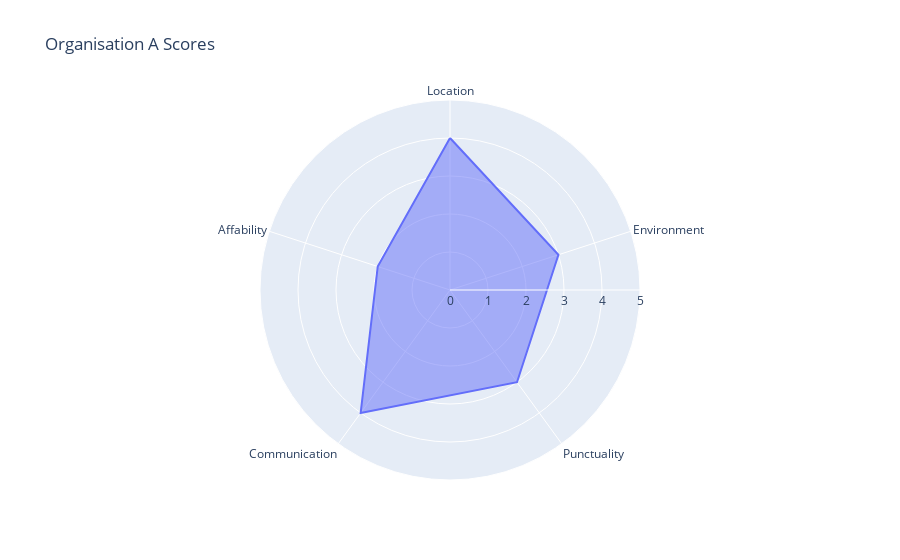

This figure's notebook cell:
### Markdown cell above
## Plotting the datasets for each company independently

### Code cell
# Plotting for org A
a = pd.DataFrame(dict(
    r=[4,3,3,4,2],
    theta=['Location','Environment','Punctuality','Communication','Affability']))
fig = px.line_polar(a, r='r', theta='theta', line_close=True,range_r = [0,5],title='Organisation A Scores')
fig.update_traces(fill='toself')
fig.show()

### Figure 1 — Plotly figure (JSON) as saved in the notebook; plotly's stock layout.template omitted (floating-point values rounded to 4 significant figures)
{"data": [{"fill": "toself", "hovertemplate": "r=%{r}<br>theta=%{theta}<extra></extra>", "legendgroup": "", "line": {"color": "#636efa", "dash": "solid"}, "marker": {"symbol": "circle"}, "mode": "lines", "name": "", "r": [4, 3, 3, 4, 2, 4], "showlegend": false, "subplot": "polar", "theta": ["Location", "Environment", "Punctuality", "Communication", "Affability", "Location"], "type": "scatterpolar"}], "layout": {"legend": {"tracegroupgap": 0}, "polar": {"angularaxis": {"direction": "clockwise", "rotation": 90}, "domain": {"x": [0, 1], "y": [0, 1]}, "radialaxis": {"range": [0, 5]}}, "title": {"text": "Organisation A Scores"}}}
